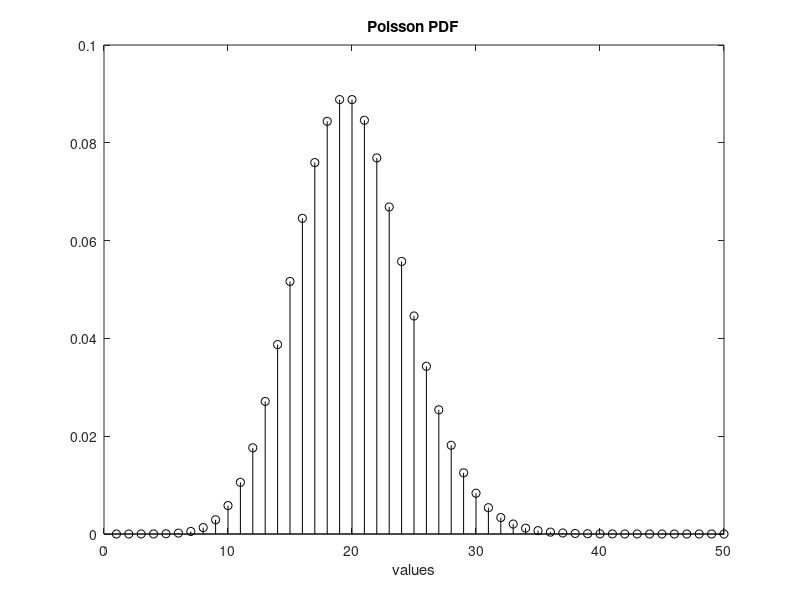

Reproduce this figure in MATLAB.
% Poisson PDF
lambda = 20;
N = 50;
ypdf = zeros(1,N);
% for nn = 1:N
%     ypdf(nn) = poisspdf(nn, lambda);
% end
nn = 1:1:N;
ypdf = poisspdf(nn, lambda);

stem(ypdf,'k');                     %plots figure
axis([0 N 0 0.1]);
xlabel('values'); 
title('Poisson PDF');
